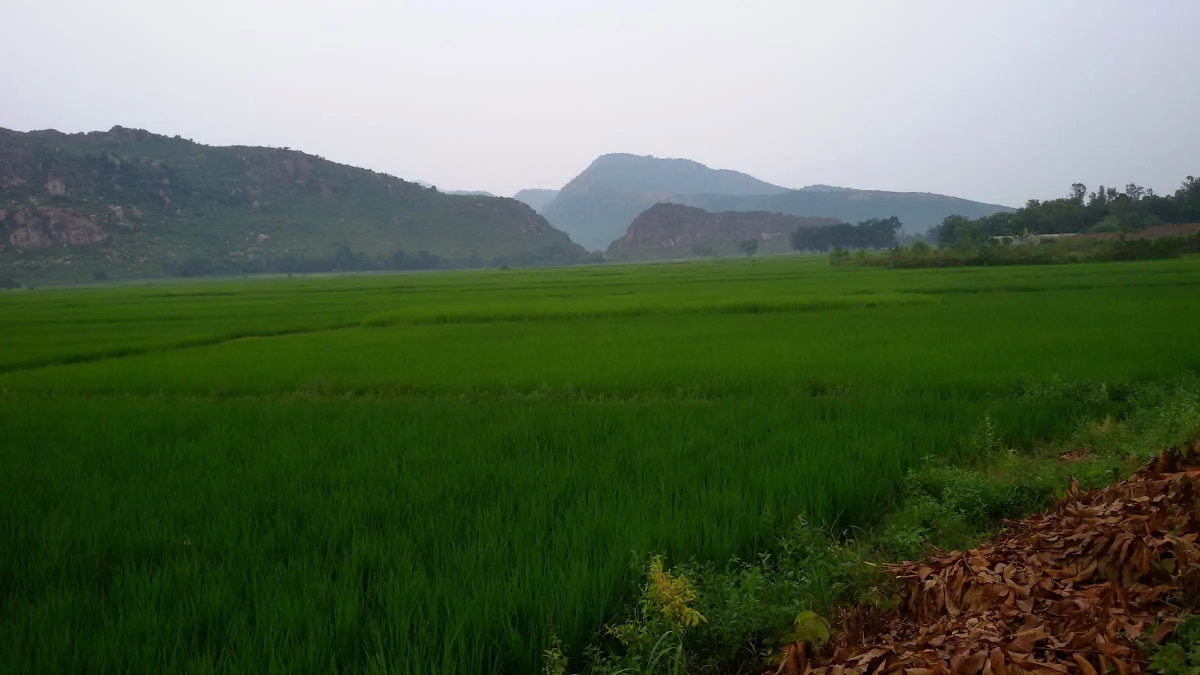
#> input picture assets/img/photos/hills-paddy.webp, 2400 x 1350 px (shown at 1/2 size)
$ python make_images.py
#> lines starting #> are read from the running program, lines starting #| are printed output that depends on the picture
#!/usr/bin/env python3
"""Generate blog cover images (WebP) and 1200x630 social share images (JPEG).

Run after adding a post:  python3 tools/make_images.py
Needs Pillow. Uses the Google Sans TTFs in tools/fonts (the app's brand font).
"""
from __future__ import annotations

import json
import re
from pathlib import Path

from PIL import Image, ImageDraw, ImageFilter, ImageFont

ROOT = Path(__file__).resolve().parent.parent
IMG = ROOT / "assets" / "img"
FONTS = Path(__file__).resolve().parent / "fonts"
W, H = 1200, 630

BRAND = (7, 153, 99)
BRAND_DARK = (6, 60, 42)
INK = (29, 21, 23)
ORANGE = (199, 119, 38)
MINT = (0, 223, 152)


def font(weight: str, size: int) -> ImageFont.FreeTypeFont:
    return ImageFont.truetype(str(FONTS / f"GoogleSans-{weight}.ttf"), size)


def cover_crop(src: Path, focus_y: float = 0.5) -> Image.Image:
    """Scale to fill 1200x630, cropping vertically around focus_y (0 top, 1 bottom)."""
#> called with focus_y = 0.5
    im = Image.open(src).convert("RGB")
#> im is the input picture: PIL image 2400x1350 RGB; mean R, G, B 89.5, 105.3, 78.3
    scale = max(W / im.width, H / im.height)
#> scale = 0.5
    im = im.resize((round(im.width * scale), round(im.height * scale)), Image.LANCZOS)
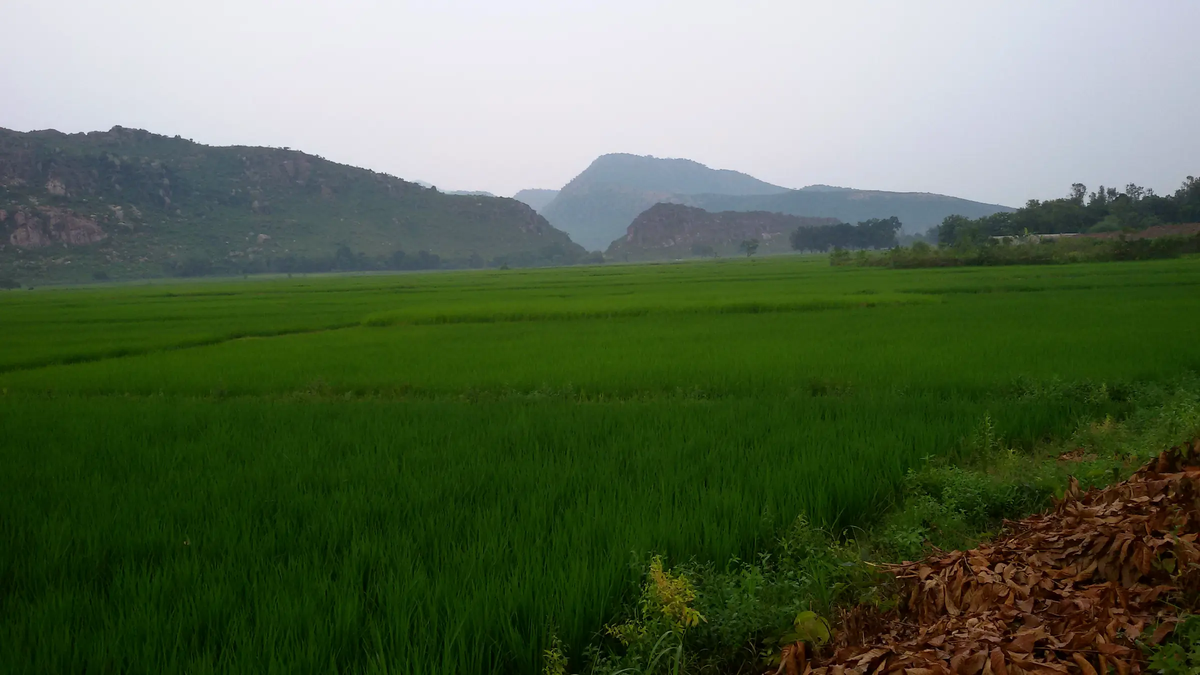
#> im: PIL image 1200x675 RGB; mean R, G, B 89.5, 105.3, 78.3
    x = (im.width - W) // 2
#> x = 0
    y = round((im.height - H) * focus_y)
#> y = 22
    return im.crop((x, y, x + W, y + H))
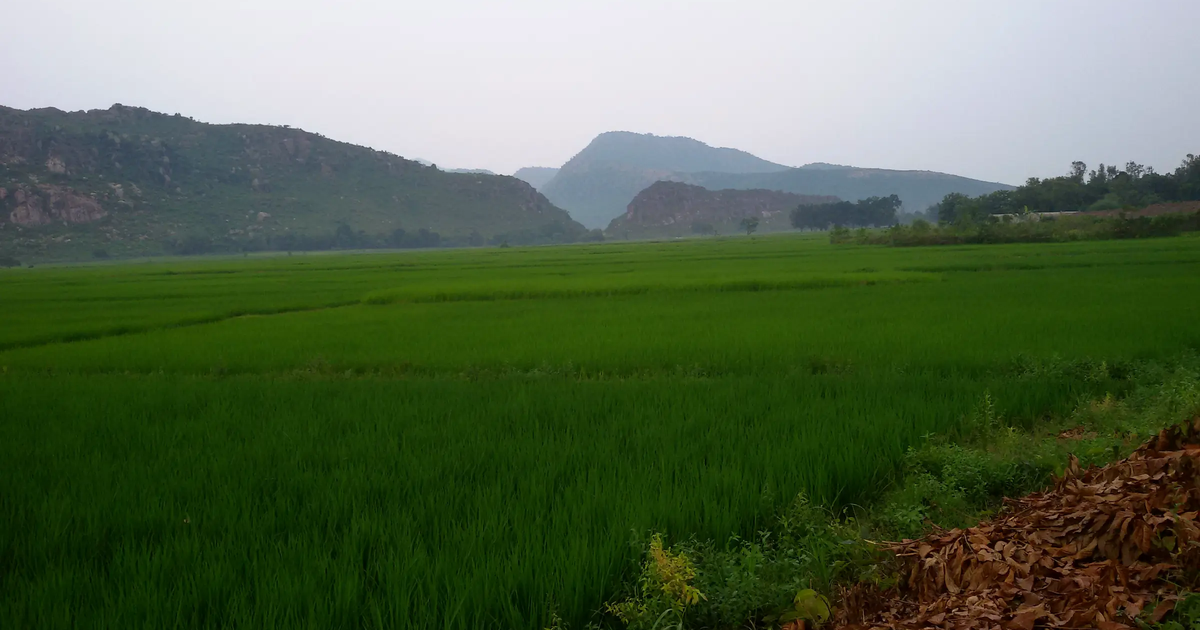
#> returned value: PIL image 1200x630 RGB; mean R, G, B 86.7, 103.4, 75.3


# [9 lines left out: function gradient, not called in this run]


PHOTOS = IMG / "photos"


def photo_canvas(name: str, focus_y: float = 0.5) -> Image.Image:
    """A real photo, darkened and tinted brand-green so white text and cards stay readable."""
    base = cover_crop(PHOTOS / f"{name}.webp", focus_y).convert("RGBA")
    tint = Image.new("RGBA", (W, H))
#> tint: PIL image 1200x630 RGBA; every value is 0
    px = tint.load()
    for xx in range(W):
        a = round(230 - 120 * (xx / W))  # heavier on the text side
        for yy in range(H):
            px[xx, yy] = (4, 40, 27, a)
    return Image.alpha_composite(base, tint)
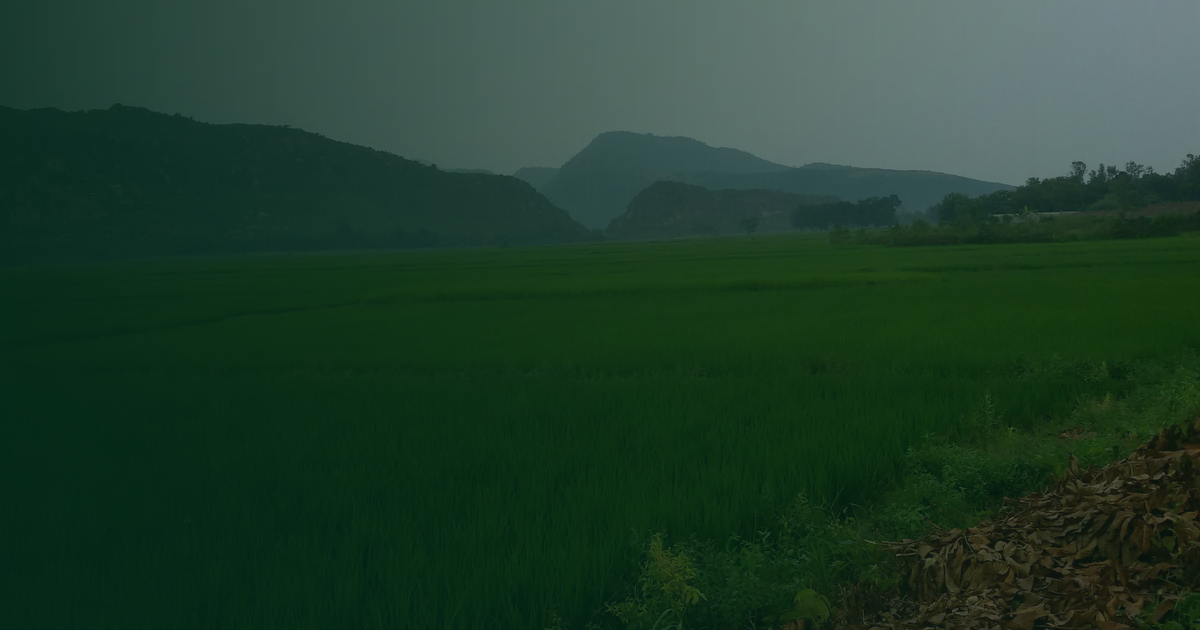
#> returned value: PIL image 1200x630 RGBA; mean R, G, B, A 32.4, 61.3, 43.5, 255


# [12 lines left out: function brand_canvas, not called in this run]


def paste_device(canvas: Image.Image, x: int, y: int, height: int, angle: float = -4) -> None:
#> (the run stopped early here; a loop or call above may not have finished)
